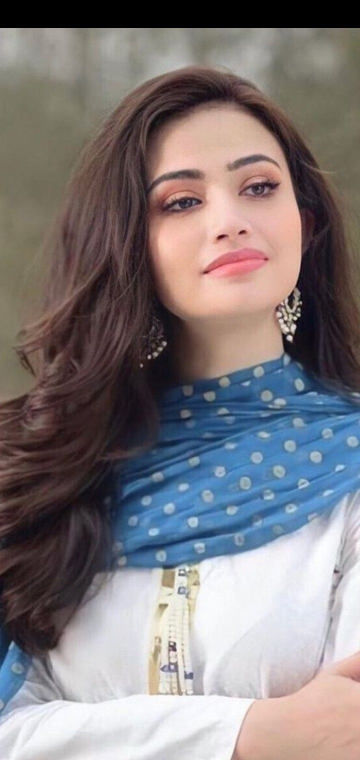
#> input picture Images/Sana Javaid.jpg, 720 x 1520 px, found by its file name (shown at 1/2 size)
$ jupyter execute '20_Image Translation using OpenCV.ipynb'
#> lines starting #> are read from the running program, lines starting #| are printed output that depends on the picture
**20_Image Translation using OpenCV**

**Advantages/application of image translation are:**
- Hiding a part of the image.
- Cropping an image.
- Shifting an image.
- Animating an image using image translations in loop.

[cell 1]
import cv2
import numpy as np

[cell 2]
img = cv2.imread(r"C:\Users\hp\Documents\jupyter\OpenCV by WsCube Tech\Images\Sana Javaid.jpg")
#> img is the input picture: shape (1520, 720, 3); mean B, G, R 123.9, 121.5, 127.9
img = cv2.resize(img, (500,500))
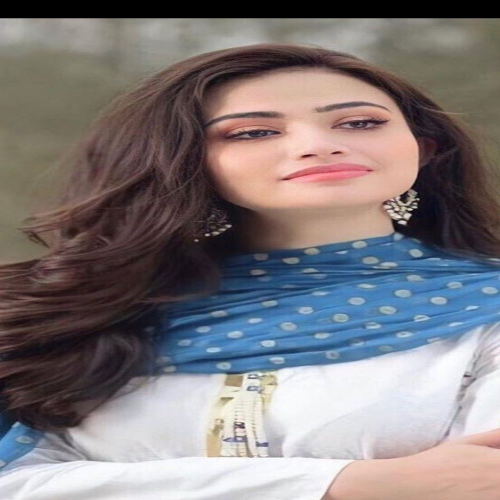
#> img: shape (500, 500, 3); mean B, G, R 123.9, 121.4, 127.9

# print(img.shape)  # (500, 500, 3)

m = np.float32([[1,0,100],[0,1,50]])  #mask(matrix) to create floating image

new = cv2.warpAffine(img, m, (500,500))
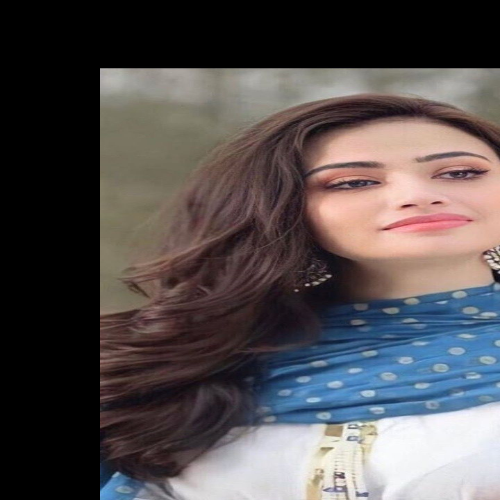
#> new: shape (500, 500, 3); mean B, G, R 80.5, 79.1, 84.8
cv2.imshow("W1", img)
cv2.imshow("W2", m)
cv2.imshow("W3", new)
cv2.waitKey(0)
cv2.destroyAllWindows()

$ run again, with Images/Sana.jpg copied over Images/Sana Javaid.jpg
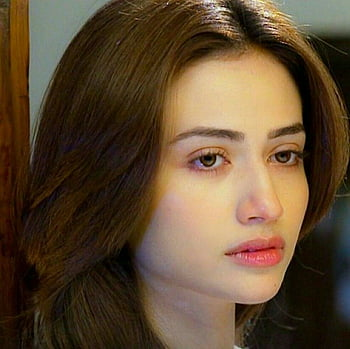
#> input picture Images/Sana.jpg, 350 x 349 px, found by its file name
#> img is the input picture: shape (349, 350, 3); mean B, G, R 51.1, 74.5, 95.4
#> img: shape (500, 500, 3)
#> `new = cv2.warpAffine(img, m, (500,500))`:
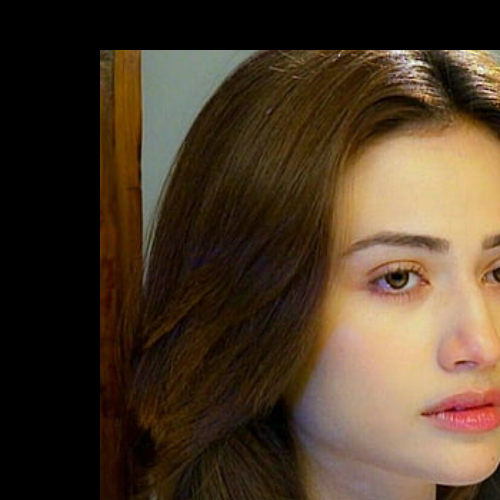
#> new: shape (500, 500, 3); mean B, G, R 40.6, 58.5, 75.7

$ run again, with Images/bird.jpg copied over Images/Sana Javaid.jpg
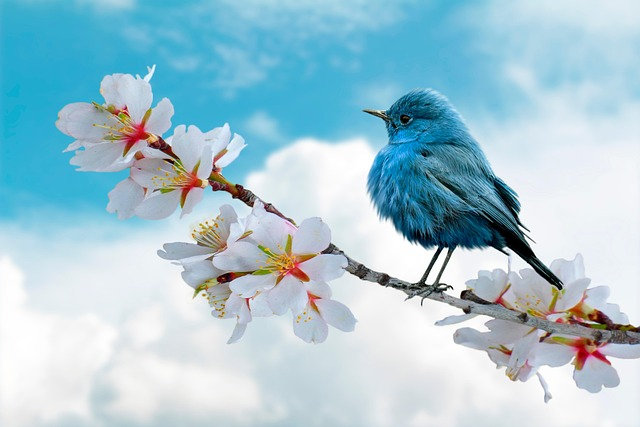
#> input picture Images/bird.jpg, 640 x 427 px, found by its file name
#> img is the input picture: shape (427, 640, 3); mean B, G, R 211.7, 199.2, 165.5
#> `img = cv2.resize(img, (500,500))`:
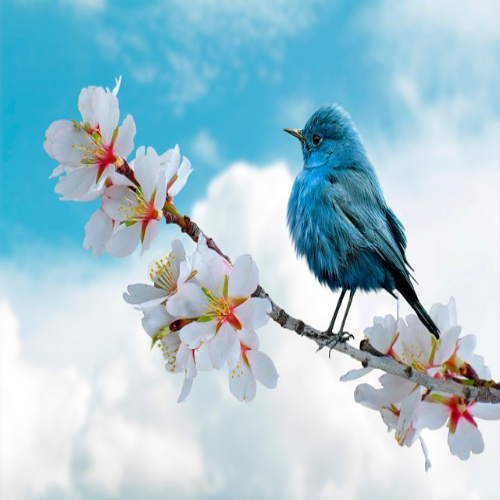
#> img: shape (500, 500, 3); mean B, G, R 211.6, 199.1, 165.4
#> `new = cv2.warpAffine(img, m, (500,500))`:
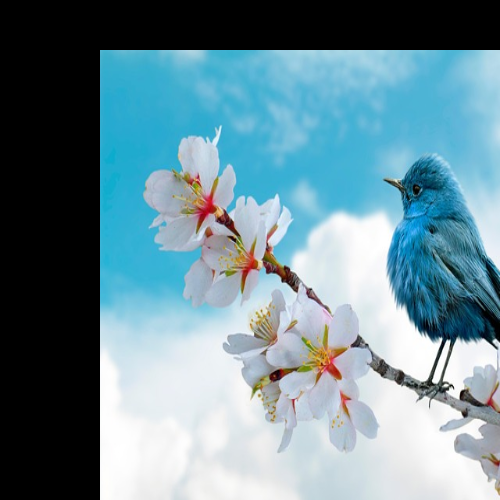
#> new: shape (500, 500, 3); mean B, G, R 149.7, 138.7, 107.5
